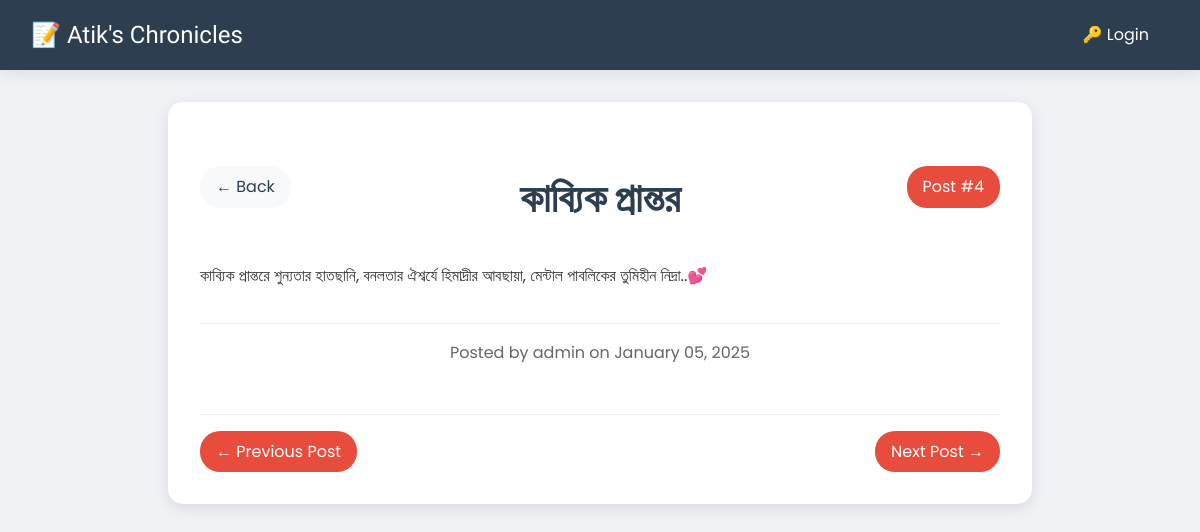
Screenshot of /post/3 with the database file from the repository.
### models.py (models this page shows)
class Post(db.Model):
    id = db.Column(db.Integer, primary_key=True)
    title = db.Column(db.String(100), nullable=False)
    date_posted = db.Column(db.DateTime, nullable=False, default=datetime.utcnow)
    content = db.Column(db.Text, nullable=False)
    user_id = db.Column(db.Integer, db.ForeignKey('user.id'), nullable=False)
    author = db.relationship('User', backref=db.backref('posts', lazy=True))

class User(db.Model, UserMixin):
    id = db.Column(db.Integer, primary_key=True)
    username = db.Column(db.String(20), unique=True, nullable=False)
    password = db.Column(db.String(60), nullable=False)

### routes.py (the view)
@app.route("/post/<int:post_id>")
def view_post(post_id):
    post = Post.query.get_or_404(post_id)
    all_posts = Post.query.order_by(Post.date_posted.desc()).all()
    post_number = all_posts.index(post) + 1
    prev_post = None
    next_post = None
    for i, p in enumerate(all_posts):
        if p.id == post_id:
            if i > 0:
                prev_post = all_posts[i-1]
            if i < len(all_posts)-1:
                next_post = all_posts[i+1]
            break
    return render_template('view_post.html',
                         post=post,
                         post_number=post_number,
                         prev_post=prev_post,
                         next_post=next_post,
                         last_edited_time=last_edited_time)

### templates/view_post.html (shortened to what this page needs)
{% extends "base.html" %}
{% block content %}
<div class="full-post-container">
    <div class="post-header">
        <a href="{{ url_for('home') }}" class="back-button">← Back</a>
        <div class="post-number">Post #{{ post_number }}</div>
        <h1 class="post-title">{{ post.title }}</h1>
    </div>
    <div class="post-content">
        {{ post.content }}
    </div>
    <div class="post-meta">
        Posted by {{ post.author.username }} on {{ post.date_posted.strftime('%B %d, %Y') }}
    </div>
    <div class="post-navigation">
        {% if prev_post %}
            <a href="{{ url_for('view_post', post_id=prev_post.id) }}" class="nav-button">← Previous Post</a>
        {% else %}
            <span></span>
        {% endif %}
        {% if next_post %}
            <a href="{{ url_for('view_post', post_id=next_post.id) }}" class="nav-button">Next Post →</a>
        {% else %}
            <span></span>
        {% endif %}
    </div>
</div>
{% endblock %}

### templates/base.html (style rules this page uses)
:root { --primary-color: #2c3e50; --accent-color: #e74c3c; --paper-color: #fff; --line-color: #91a4c1; }
body { margin: 0; padding: 0; font-family: 'Poppins', sans-serif; background-image: url('https://www.transparenttextures.com/patterns/notebook-dark.png'); background-color: #f0f2f5; line-height: 1.6; }

### templates/view_post.html (style rules this page uses)
.full-post-container { max-width: 800px; margin: 2rem auto; background: white; padding: 2rem; border-radius: 15px; box-shadow: 0 4px 15px rgba(0, 0, 0, 0.1); }
.post-header { margin-bottom: 2rem; position: relative; }
.back-button { position: absolute; top: 0; left: 0; background: #f8f9fa; padding: 0.5rem 1rem; border-radius: 20px; color: #2c3e50; text-decoration: none; display: flex; align-items: center; gap: 0.5rem; transition: transform 0.3s ease; }
.post-title { text-align: center; color: #2c3e50; font-size: 2.5rem; margin: 2rem 0; }
.post-content { line-height: 1.8; color: #333; margin-bottom: 2rem; }
.post-meta { color: #666; text-align: center; padding: 1rem 0; border-top: 1px solid #eee; }
.post-navigation { display: flex; justify-content: space-between; margin-top: 2rem; padding-top: 1rem; border-top: 1px solid #eee; }
.nav-button { padding: 0.5rem 1rem; background: #e74c3c; color: white; text-decoration: none; border-radius: 20px; transition: transform 0.3s ease; }
.post-number { position: absolute; top: 0; right: 0; background: #e74c3c; color: white; padding: 0.5rem 1rem; border-radius: 20px; }

### rows the page displays
Post: title "কাব্যিক প্রান্তর", content "কাব্যিক প্রান্তরে শুন্যতার হাতছানি, বনলতার ঐশ্বর্যে হিমাদ্রীর আবছায়া, মেন্টাল পাবলিকের তুমিহীন নিদ্রা..💕", date_posted "January 05, 2025"
User: author.username "admin"

### other values shown
{{ post_number }} "4"
